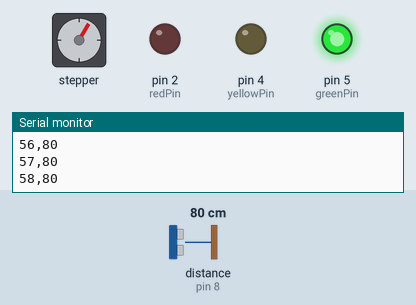
A sketch run on a simulated Arduino Uno, built with avr-gcc and run on an emulated ATmega328P. Shown: stepper motor, output pins drawn as LEDs (lit = HIGH), the last lines printed to the serial monitor. Wiring (inferred from the names in the program): ultrasonic range finder: trigger pin 7; echo pin 8; stepper motor (2048 steps per turn assumed): coils pin 9, pin 10, pin 11, pin 12. Inputs (shaded band) come from the test bench; at power-on: distance to the obstacle (sensor on pin 8) 80 cm. The echo pulse lasts 58.3 µs per cm; pins used as bus, display or sensor lines are not drawn.

Above: at 1.23 s.
1.3 s: distance to the obstacle (sensor on pin 8) set to 12 cm
At 2.4 s:
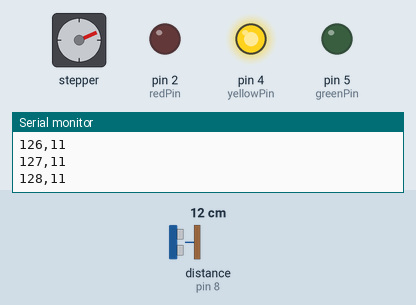
4.3 s: distance to the obstacle (sensor on pin 8) set to 18 cm
At 6.25 s:
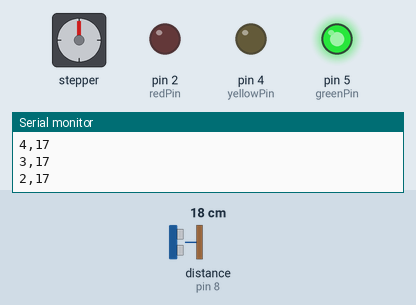
7.3 s: distance to the obstacle (sensor on pin 8) set to 2 cm
At 9.18 s:
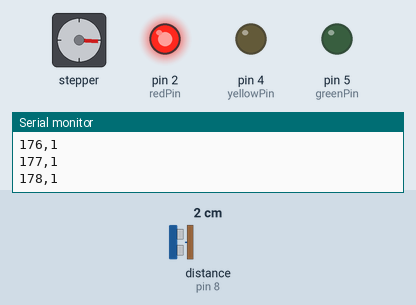
10.3 s: distance to the obstacle (sensor on pin 8) set to 9 cm
At 12.1 s:
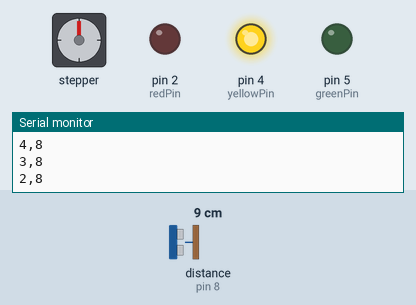
13.3 s: distance to the obstacle (sensor on pin 8) set to 250 cm
At 13.58 s:
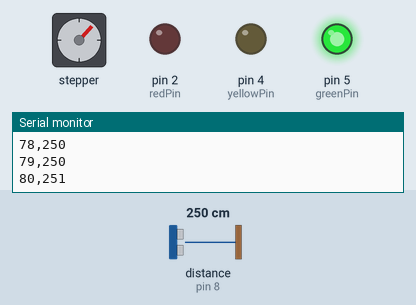
16.3 s: distance to the obstacle (sensor on pin 8) set to 35 cm
Timing chart, 0 to 20.3 s (numbered marks = the images above; inputs shaded):
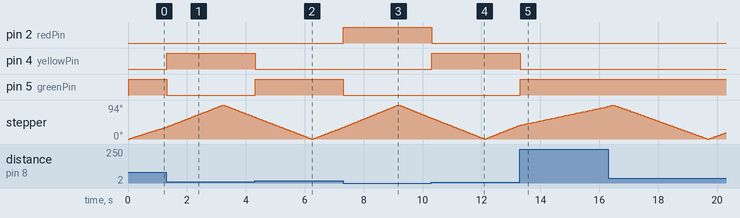

The sketch:

radarObjectDetect.ino
```cpp
// Stepper pins
#define STEPPER_PIN_1 9
#define STEPPER_PIN_2 10
#define STEPPER_PIN_3 11
#define STEPPER_PIN_4 12

// Ultrasonic sensor pins
const int trigPin = 7;
const int echoPin = 8;

// LED pins
const int redPin = 2;
const int yellowPin = 4;
const int greenPin = 5;

// Radar variables
int step_number = 0;
int angle = 0;
int direction = 1;
int steps_per_degree = 3;
int steps_taken = 0;

void setup() {
  // Stepper setup
  pinMode(STEPPER_PIN_1, OUTPUT);
  pinMode(STEPPER_PIN_2, OUTPUT);
  pinMode(STEPPER_PIN_3, OUTPUT);
  pinMode(STEPPER_PIN_4, OUTPUT);

  // Ultrasonic setup
  pinMode(trigPin, OUTPUT);
  pinMode(echoPin, INPUT);

  // LED setup
  pinMode(redPin, OUTPUT);
  pinMode(yellowPin, OUTPUT);
  pinMode(greenPin, OUTPUT);

  Serial.begin(9600);
}

void loop() {
  OneStep(direction);
  delay(5);
  steps_taken++;

  if (steps_taken >= steps_per_degree) {
    steps_taken = 0;

    long duration = getPulseDuration();
    long cm = microsecondsToCentimeters(duration);

    // LED control based on distance
    digitalWrite(redPin, cm <= 5);
    digitalWrite(yellowPin, cm > 5 && cm <= 15);
    digitalWrite(greenPin, cm > 15);

    // Send data to Processing
    Serial.print(angle);
    Serial.print(",");
    Serial.println(cm);

    if (direction == 1) angle++;
    else angle--;

    if (angle >= 180) {
      angle = 180;
      direction = 0;
    } else if (angle <= 0) {
      angle = 0;
      direction = 1;
    }
  }
}

void OneStep(bool dir) {
  if (dir) {
    switch (step_number) {
      case 0: digitalWrite(STEPPER_PIN_1, HIGH); digitalWrite(STEPPER_PIN_2, LOW); digitalWrite(STEPPER_PIN_3, LOW); digitalWrite(STEPPER_PIN_4, LOW); break;
      case 1: digitalWrite(STEPPER_PIN_1, LOW); digitalWrite(STEPPER_PIN_2, HIGH); digitalWrite(STEPPER_PIN_3, LOW); digitalWrite(STEPPER_PIN_4, LOW); break;
      case 2: digitalWrite(STEPPER_PIN_1, LOW); digitalWrite(STEPPER_PIN_2, LOW); digitalWrite(STEPPER_PIN_3, HIGH); digitalWrite(STEPPER_PIN_4, LOW); break;
      case 3: digitalWrite(STEPPER_PIN_1, LOW); digitalWrite(STEPPER_PIN_2, LOW); digitalWrite(STEPPER_PIN_3, LOW); digitalWrite(STEPPER_PIN_4, HIGH); break;
    }
  } else {
    switch (step_number) {
      case 0: digitalWrite(STEPPER_PIN_1, LOW); digitalWrite(STEPPER_PIN_2, LOW); digitalWrite(STEPPER_PIN_3, LOW); digitalWrite(STEPPER_PIN_4, HIGH); break;
      case 1: digitalWrite(STEPPER_PIN_1, LOW); digitalWrite(STEPPER_PIN_2, LOW); digitalWrite(STEPPER_PIN_3, HIGH); digitalWrite(STEPPER_PIN_4, LOW); break;
      case 2: digitalWrite(STEPPER_PIN_1, LOW); digitalWrite(STEPPER_PIN_2, HIGH); digitalWrite(STEPPER_PIN_3, LOW); digitalWrite(STEPPER_PIN_4, LOW); break;
      case 3: digitalWrite(STEPPER_PIN_1, HIGH); digitalWrite(STEPPER_PIN_2, LOW); digitalWrite(STEPPER_PIN_3, LOW); digitalWrite(STEPPER_PIN_4, LOW); break;
    }
  }
  step_number++;
  if (step_number > 3) step_number = 0;
}

long getPulseDuration() {
  digitalWrite(trigPin, LOW);
  delayMicroseconds(2);
  digitalWrite(trigPin, HIGH);
  delayMicroseconds(10);
  digitalWrite(trigPin, LOW);
  return pulseIn(echoPin, HIGH);
}

long microsecondsToCentimeters(long microseconds) {
  return microseconds / 29 / 2;
}
```

Measured:
- the behaviour switches between 16 and 17 cm on distance to the obstacle (sensor on pin 8) (found by bisection; images 1 and 2)
- after the input at 1.3 s, pin 4 (yellowPin): LOW → HIGH at once; pin 5 (greenPin): HIGH → LOW at once
- after the input at 4.3 s, pin 4 (yellowPin): HIGH → LOW at once; pin 5 (greenPin): LOW → HIGH at once
- after the input at 7.3 s, pin 2 (redPin): LOW → HIGH at once; pin 5 (greenPin): HIGH → LOW at once
- after the input at 10.3 s, pin 2 (redPin): HIGH → LOW at once; pin 4 (yellowPin): LOW → HIGH at once
- after the input at 13.3 s, pin 4 (yellowPin): HIGH → LOW at once; pin 5 (greenPin): LOW → HIGH at once
